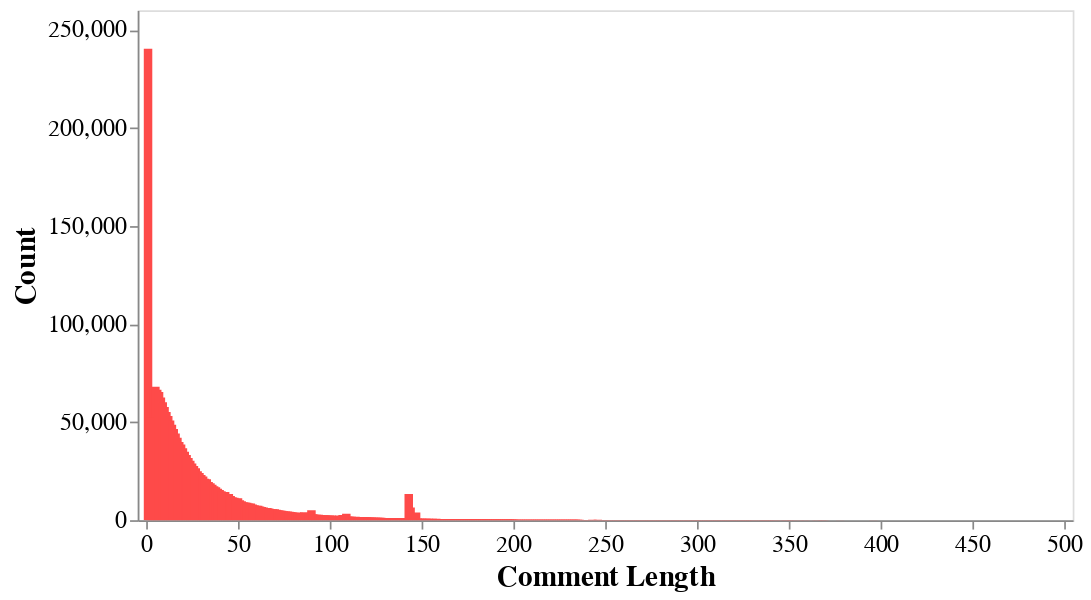

The notebook cell this image was saved under:
### Code cell
# ! pip install altair
import altair as alt
source = text_length_df
# brush = alt.selection_interval(encodings=["x"])
# color=alt.Color("red")
bar1 = alt.Chart(source).mark_bar().encode(
    x=alt.X("text_length:Q",title="Comment Length",scale=alt.Scale(domain=[0,500]), axis=alt.Axis(grid=False)),
    y=alt.Y("count:Q",title="Count", axis=alt.Axis(grid=False)),
    color=alt.value("#fe4a49"),
    tooltip=alt.Tooltip("count",title='Count')
    # color=alt.condition(brush,alt.value("red"),alt.value('lightgray')),
).properties(
    width=550,
    height=300
).interactive()

alt.vconcat(bar1). \
    configure_title(fontSize=19, align="center", anchor="middle"). \
    configure_axis(labelFontSize=14,titleFontSize=17)

### Figure 1 — Vega-Lite specification as saved in the notebook (floating-point values rounded to 4 significant figures; data arrays with more than 128 entries replaced by an {"elided": "..."} marker saying what was removed)
{"config": {"view": {"continuousWidth": 400, "continuousHeight": 300}, "axis": {"labelFontSize": 14, "titleFontSize": 17}, "title": {"align": "center", "anchor": "middle", "fontSize": 19}}, "vconcat": [{"mark": "bar", "encoding": {"color": {"value": "#fe4a49"}, "tooltip": {"field": "count", "title": "Count", "type": "quantitative"}, "x": {"axis": {"grid": false}, "field": "text_length", "scale": {"domain": [0, 500]}, "title": "Comment Length", "type": "quantitative"}, "y": {"axis": {"grid": false}, "field": "count", "title": "Count", "type": "quantitative"}}, "height": 300, "selection": {"selector018": {"type": "interval", "bind": "scales", "encodings": ["x", "y"]}}, "width": 550}], "data": {"name": "data-d08e2017251ecbbe5fa347163be56013"}, "$schema": "https://vega.github.io/schema/vega-lite/v4.17.0.json", "datasets": {"data-d08e2017251ecbbe5fa347163be56013": {"elided": "1011 records"}}}
